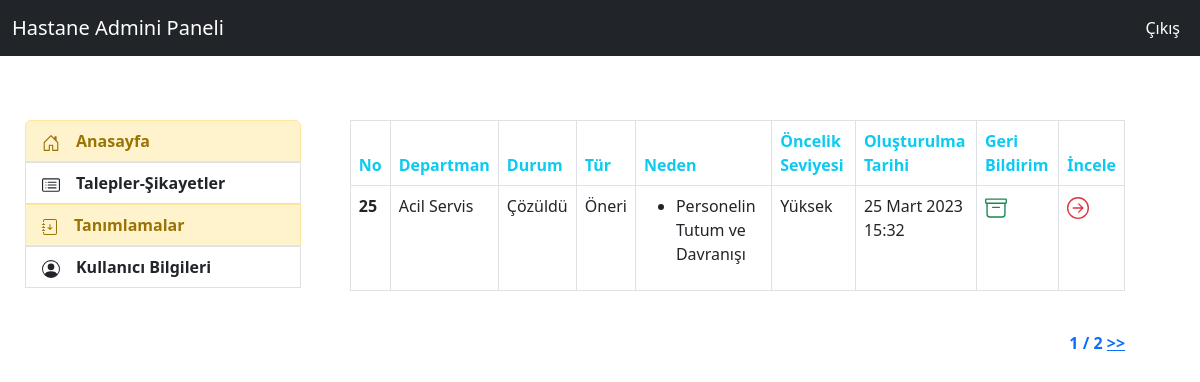
The page /feedbacks/admin_feedback_cozuldu (signed in) on the database its author committed.
### feedback/models.py (models this page shows, shortened)
class Feedback(models.Model):
    IdCompany = models.ForeignKey(Company,on_delete=models.CASCADE,verbose_name="Hastane")
    Name = models.CharField(max_length=30,verbose_name="Ad",null=True,blank=True)
    Surname = models.CharField(max_length=30,verbose_name="Soyad",null=True,blank=True)
    Email = models.EmailField(max_length=40,verbose_name="Email")
    PhoneNumber = PhoneNumberField(default="",verbose_name="Telefon Numarası")
    Content = models.TextField(verbose_name="Talep-Şikayet İçeriği")
    Photo = models.FileField(blank=True,null=True,verbose_name="Resim")
    IdDepartment = models.ForeignKey(Department,on_delete=models.CASCADE,verbose_name="Talep-Şikayet Departmanı")
    IdFeedbackType = models.ForeignKey(FeedbackType,on_delete=models.CASCADE,verbose_name="Talep-Şikayet Tipi")
    IdFeedbackSource = models.ManyToManyField(FeedbackSource,verbose_name="Talep-Şikayet Nedeni (Çoklu Seçim Yapılabilir) ")
    IdFeedbackReason = models.ManyToManyField(FeedbackReason,verbose_name="Talep-Şikayet Nedeni (Detay) (Çoklu Seçim Yapılabilir) ")
    IdFeedbackPersonel =models.ManyToManyField(FeedbackPersonel,verbose_name="Talep-Şikayet Personeli (Çoklu Seçim Yapılabilir) ")
    FeedbackOpenDate = models.DateTimeField(auto_now_add=True,verbose_name="Oluşturulma Tarihi")
    IdFeedbackPriorityLevel = models.ForeignKey(FeedbackPriorityLevel,null=True,on_delete=models.CASCADE,verbose_name="Talep-Şikayet Öncelik Seviyesi")
    IdFeedbackStatus = models.ForeignKey(FeedbackStatus,default=1,verbose_name="Talep-Şikayet Durumu",on_delete=models.CASCADE)
    FeedbackClosedDate= models.DateTimeField(auto_now=True,verbose_name="Talep-Şikayet Son İşlem Saati")
    LastSolveDate = models.DateTimeField(null=True,verbose_name="Talep ve Şikayetin Yanıtı İçin Gerekli Zaman(Ör: ..-..-.... 17:40)")
    DurationTime = models.CharField(max_length=100,verbose_name="Geçen Zaman",null=True)
    class Meta:
        ordering = ["IdFeedbackStatus__id","-IdFeedbackPriorityLevel__id"]

class Department(models.Model):
    idcompany= models.ForeignKey(Company,on_delete=models.CASCADE,verbose_name="dprt_company")
    name = models.CharField(max_length=50,verbose_name="Departman Adı")
    status = models.CharField(max_length=6,verbose_name="Durum",choices=status_choices)

class FeedbackStatus(models.Model):
    IdCompany = models.ForeignKey(Company,verbose_name="status_ıdcompany",on_delete=models.CASCADE)
    name = models.CharField(max_length=7,verbose_name="Durum Adı",choices=f_status_choice)

class FeedbackType(models.Model):
    idcompany= models.ForeignKey(Company,on_delete=models.CASCADE,verbose_name="f_type_company")
    name = models.CharField(max_length=8,verbose_name="Talep-Şikayet Tipi")
    status = models.CharField(max_length=6,verbose_name="Durum",choices=status_choices)
    def __str__(self):
        return self.name

class FeedbackReason(models.Model):
    idcompany= models.ForeignKey(Company,on_delete=models.CASCADE,verbose_name="f_reason_company")
    name = models.CharField(max_length=35,verbose_name="Talep-Şikayet Nedeni Adı")
    status = models.CharField(max_length=6,verbose_name="Durum",choices=status_choices)

class FeedbackPriorityLevel(models.Model):
    idcompany= models.ForeignKey(Company,on_delete=models.CASCADE,verbose_name="f_priority_company")
    name = models.CharField(max_length=35,verbose_name="f_priority_name",choices=priority_choice)

### feedback/views.py (the view)
# urls.py: path('admin_feedback_cozuldu',views.admin_feedback_cozuldu,name="admin_feedback_cozuldu"),
@login_required(login_url="user:login")
def admin_feedback_cozuldu(request):
    k_user = request.user
    d_user = UserAddProfile.objects.filter(user=k_user).first()
    company_id = d_user.user_company
    feedbacks_list = Feedback.objects.filter(IdCompany=company_id,IdFeedbackStatus__name="Çözüldü")
    paginator = Paginator(feedbacks_list, 1)  # Show 5 contacts per page
    page = request.GET.get('sayfa')
    try:
        feedbacks = paginator.page(page)
    except PageNotAnInteger:
        feedbacks = paginator.page(1)
    except EmptyPage:
        messages.warning(request,"Geçerli olmayan sayfa numarası!")
        feedbacks = paginator.page(paginator.num_pages)
    context = {
        "feedbacks":feedbacks
    }
    return render(request,"admin/admin_feedback_cozuldu.html",context)

### templates/admin/admin_feedback_cozuldu.html (shortened to what this page needs)
{% extends "admin/layout.html" %}
{% block content %}
{% if feedbacks %}
<table class="table table-bordered">
  <thead>
    <tr>
      <th scope="col" class="text-info">No</th>
      <th scope="col" class="text-info">Departman</th>
      <th scope="col" class="text-info">Durum</th>
      <th scope="col" class="text-info">Tür</th>
      <th scope="col" class="text-info">Neden</th>
      <th scope="col" class="text-info">Öncelik Seviyesi</th>
      <th scope="col" class="text-info">Oluşturulma Tarihi</th>
      <th scope="col" class="text-info">Geri Bildirim</th>
      <th scope="col" class="text-info">İncele</th>
    </tr>
  </thead>
  <tbody>
        {% for feedback in feedbacks %}
                <tr>
                <td><b>{{feedback.id}}</b></td>
                <td>{{feedback.IdDepartment.name}}</td>
                <td>{{feedback.IdFeedbackStatus.name}}</td>
                <td>{{feedback.IdFeedbackType}}</td>
                <td>
                {% for f_reason in feedback.IdFeedbackReason.all %}
                    <ul><li>{{f_reason.name}}</li></ul>
                {% endfor %}
                </td>
                <td>{{feedback.IdFeedbackPriorityLevel.name}}</td>
                <td>{{feedback.FeedbackOpenDate}}</td>
                <td><a href="{% url 'feedback:admin_feedback_detail' feedback.id %}" class="text-success">
                <b></b></a></td>
                <td><a href="{% url 'feedback:admin_feedback_detail' feedback.id %}" class="text-danger">
                <b></b></a></td>
                </tr>
        {% endfor %}
      </tbody>
    </table><br>
        <div class="d-flex justify-content-end ">
            <div class="pagination">
                <span class="step-links">
                    <span class="text-primary">
                       <b>{{ feedbacks.number }} / {{ feedbacks.paginator.num_pages }}</b>
                    </span>
                    {% if feedbacks.has_next %}
                        <a class="text-primary" href="?sayfa={{ feedbacks.next_page_number }}{% if request.GET.keyword %}&keyword={{ request.GET.keyword }}{% endif %}"><b>>></b></a>
                    {% endif %}
                </span>
            </div>
        </div>
{% else %}
    <div class="alert alert-danger">
      Çözülmüş Talep-Şikayet Bulunmamaktadır.
    </div>
{% endif %}
{% endblock  %}

### rows shown on the page
Feedback: id "25", IdDepartment.name "Acil Servis", IdFeedbackStatus.name "Çözüldü", IdFeedbackType "Öneri", IdFeedbackPriorityLevel.name "Yüksek", FeedbackOpenDate "25 Mart 2023 15:32"
FeedbackReason: name "Personelin Tutum ve Davranışı"

### other values the page prints
{{ feedbacks.number }} "1"
{{ feedbacks.paginator.num_pages }} "2"
